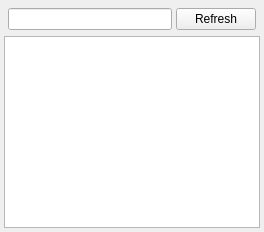
  <widget class="QDockWidget" name="metarDock">
   <property name="windowIcon">
    <iconset resource="Resources.qrc">
     <normaloff>:/icons/images/metar16.png</normaloff>:/icons/images/metar16.png</iconset>
   </property>
   <property name="windowTitle">
    <string>METAR</string>
   </property>
   <attribute name="dockWidgetArea">
    <number>1</number>
   </attribute>
   <widget class="QWidget" name="dockWidgetContents_2">
    <layout class="QVBoxLayout">
     <property name="spacing">
      <number>2</number>
     </property>
     <property name="margin">
      <number>4</number>
     </property>
     <item>
      <layout class="QHBoxLayout" name="_2">
       <property name="spacing">
        <number>4</number>
       </property>
       <property name="margin">
        <number>4</number>
       </property>
       <item>
        <widget class="QLineEdit" name="metarEdit">
         <property name="toolTip">
          <string>Request METARs here. Wildcards (*, ?) and those powerful &quot;Regular Expressions&quot; (search for them on the internet) allowed</string>
         </property>
         <property name="text">
          <string/>
         </property>
        </widget>
       </item>
       <item>
        <widget class="QPushButton" name="btnRefreshMetar">
         <property name="toolTip">
          <string>Refresh already downloaded METARs.</string>
         </property>
         <property name="text">
          <string>Refresh</string>
         </property>
         <property name="checkable">
          <bool>false</bool>
         </property>
         <property name="checked">
          <bool>false</bool>
         </property>
        </widget>
       </item>
      </layout>
     </item>
     <item>
      <widget class="QTreeView" name="metarList">
       <property name="toolTip">
        <string>Downloaded METARs</string>
       </property>
       <property name="editTriggers">
        <set>QAbstractItemView::AllEditTriggers</set>
       </property>
       <property name="rootIsDecorated">
        <bool>false</bool>
       </property>
       <property name="uniformRowHeights">
        <bool>true</bool>
       </property>
       <property name="itemsExpandable">
        <bool>false</bool>
       </property>
       <property name="sortingEnabled">
        <bool>false</bool>
       </property>
       <attribute name="headerShowSortIndicator" stdset="0">
        <bool>true</bool>
       </attribute>
       <attribute name="headerShowSortIndicator" stdset="0">
        <bool>true</bool>
       </attribute>
      </widget>
     </item>
    </layout>
   </widget>
  </widget>
